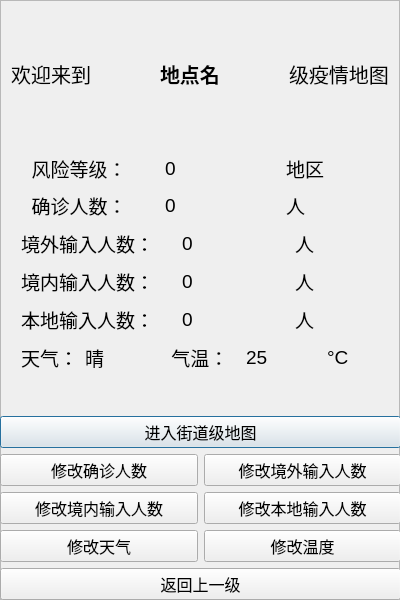
<?xml version="1.0" encoding="UTF-8"?>
<ui version="4.0">
 <class>RegionalAreaInterface</class>
 <widget class="QDialog" name="RegionalAreaInterface">
  <property name="geometry">
   <rect>
    <x>0</x>
    <y>0</y>
    <width>400</width>
    <height>600</height>
   </rect>
  </property>
  <property name="windowTitle">
   <string>疫情地图管理系统</string>
  </property>
  <widget class="QFrame" name="frame">
   <property name="geometry">
    <rect>
     <x>0</x>
     <y>0</y>
     <width>400</width>
     <height>600</height>
    </rect>
   </property>
   <property name="frameShape">
    <enum>QFrame::StyledPanel</enum>
   </property>
   <property name="frameShadow">
    <enum>QFrame::Raised</enum>
   </property>
   <widget class="QWidget" name="layoutWidget">
    <property name="geometry">
     <rect>
      <x>0</x>
      <y>0</y>
      <width>401</width>
      <height>601</height>
     </rect>
    </property>
    <layout class="QVBoxLayout" name="verticalLayout_5" stretch="1,2,1,0,5,1,5">
     <item>
      <spacer name="verticalSpacer_2">
       <property name="orientation">
        <enum>Qt::Vertical</enum>
       </property>
       <property name="sizeHint" stdset="0">
        <size>
         <width>20</width>
         <height>40</height>
        </size>
       </property>
      </spacer>
     </item>
     <item>
      <layout class="QHBoxLayout" name="horizontalLayout_3" stretch="5,4,1">
       <item>
        <widget class="QLabel" name="label_4">
         <property name="font">
          <font>
           <pointsize>15</pointsize>
          </font>
         </property>
         <property name="text">
          <string>  欢迎来到 </string>
         </property>
        </widget>
       </item>
       <item>
        <widget class="QLabel" name="palceNameLabel">
         <property name="font">
          <font>
           <pointsize>15</pointsize>
           <weight>75</weight>
           <bold>true</bold>
          </font>
         </property>
         <property name="text">
          <string>地点名</string>
         </property>
        </widget>
       </item>
       <item>
        <widget class="QLabel" name="label_6">
         <property name="font">
          <font>
           <pointsize>15</pointsize>
          </font>
         </property>
         <property name="text">
          <string>级疫情地图  </string>
         </property>
        </widget>
       </item>
      </layout>
     </item>
     <item>
      <spacer name="verticalSpacer_3">
       <property name="orientation">
        <enum>Qt::Vertical</enum>
       </property>
       <property name="sizeHint" stdset="0">
        <size>
         <width>20</width>
         <height>40</height>
        </size>
       </property>
      </spacer>
     </item>
     <item>
      <layout class="QHBoxLayout" name="horizontalLayout_7">
       <item>
        <widget class="QLabel" name="label_9">
         <property name="font">
          <font>
           <pointsize>14</pointsize>
          </font>
         </property>
         <property name="styleSheet">
          <string notr="true"/>
         </property>
         <property name="text">
          <string>      风险等级：      </string>
         </property>
        </widget>
       </item>
       <item>
        <widget class="QLabel" name="covidLabel">
         <property name="font">
          <font>
           <pointsize>14</pointsize>
          </font>
         </property>
         <property name="text">
          <string>0</string>
         </property>
        </widget>
       </item>
       <item>
        <widget class="QLabel" name="weatherShowLabel_6">
         <property name="font">
          <font>
           <pointsize>14</pointsize>
          </font>
         </property>
         <property name="text">
          <string>地区</string>
         </property>
        </widget>
       </item>
      </layout>
     </item>
     <item>
      <layout class="QVBoxLayout" name="verticalLayout_4">
       <item>
        <layout class="QHBoxLayout" name="horizontalLayout">
         <item>
          <widget class="QLabel" name="label">
           <property name="font">
            <font>
             <pointsize>14</pointsize>
            </font>
           </property>
           <property name="styleSheet">
            <string notr="true"/>
           </property>
           <property name="text">
            <string>      确诊人数：      </string>
           </property>
          </widget>
         </item>
         <item>
          <widget class="QLabel" name="ccShowLabel">
           <property name="font">
            <font>
             <pointsize>14</pointsize>
            </font>
           </property>
           <property name="text">
            <string>0</string>
           </property>
          </widget>
         </item>
         <item>
          <widget class="QLabel" name="weatherShowLabel_2">
           <property name="font">
            <font>
             <pointsize>14</pointsize>
            </font>
           </property>
           <property name="text">
            <string>人</string>
           </property>
          </widget>
         </item>
        </layout>
       </item>
       <item>
        <layout class="QHBoxLayout" name="horizontalLayout_2">
         <item>
          <widget class="QLabel" name="label_2">
           <property name="font">
            <font>
             <pointsize>14</pointsize>
            </font>
           </property>
           <property name="text">
            <string>    境外输入人数：    </string>
           </property>
          </widget>
         </item>
         <item>
          <widget class="QLabel" name="accShowLabel">
           <property name="font">
            <font>
             <pointsize>14</pointsize>
            </font>
           </property>
           <property name="text">
            <string>0</string>
           </property>
          </widget>
         </item>
         <item>
          <widget class="QLabel" name="weatherShowLabel_3">
           <property name="font">
            <font>
             <pointsize>14</pointsize>
            </font>
           </property>
           <property name="text">
            <string>人</string>
           </property>
          </widget>
         </item>
        </layout>
       </item>
       <item>
        <layout class="QHBoxLayout" name="horizontalLayout_4">
         <item>
          <widget class="QLabel" name="label_3">
           <property name="font">
            <font>
             <pointsize>14</pointsize>
            </font>
           </property>
           <property name="text">
            <string>    境内输入人数：    </string>
           </property>
          </widget>
         </item>
         <item>
          <widget class="QLabel" name="iccShowLabel">
           <property name="font">
            <font>
             <pointsize>14</pointsize>
            </font>
           </property>
           <property name="text">
            <string>0</string>
           </property>
          </widget>
         </item>
         <item>
          <widget class="QLabel" name="weatherShowLabel_4">
           <property name="font">
            <font>
             <pointsize>14</pointsize>
            </font>
           </property>
           <property name="text">
            <string>人</string>
           </property>
          </widget>
         </item>
        </layout>
       </item>
       <item>
        <layout class="QHBoxLayout" name="horizontalLayout_5">
         <item>
          <widget class="QLabel" name="label_5">
           <property name="font">
            <font>
             <pointsize>14</pointsize>
            </font>
           </property>
           <property name="text">
            <string>    本地输入人数：    </string>
           </property>
          </widget>
         </item>
         <item>
          <widget class="QLabel" name="lccShowLabel">
           <property name="font">
            <font>
             <pointsize>14</pointsize>
            </font>
           </property>
           <property name="text">
            <string>0</string>
           </property>
          </widget>
         </item>
         <item>
          <widget class="QLabel" name="weatherShowLabel_5">
           <property name="font">
            <font>
             <pointsize>14</pointsize>
            </font>
           </property>
           <property name="text">
            <string>人</string>
           </property>
          </widget>
         </item>
        </layout>
       </item>
       <item>
        <layout class="QHBoxLayout" name="horizontalLayout_6">
         <item>
          <widget class="QLabel" name="label_7">
           <property name="font">
            <font>
             <pointsize>14</pointsize>
            </font>
           </property>
           <property name="text">
            <string>    天气：</string>
           </property>
          </widget>
         </item>
         <item>
          <widget class="QLabel" name="weatherShowLabel">
           <property name="font">
            <font>
             <pointsize>14</pointsize>
            </font>
           </property>
           <property name="text">
            <string>晴</string>
           </property>
          </widget>
         </item>
         <item>
          <widget class="QLabel" name="label_8">
           <property name="font">
            <font>
             <pointsize>14</pointsize>
            </font>
           </property>
           <property name="text">
            <string> 气温：</string>
           </property>
          </widget>
         </item>
         <item>
          <widget class="QLabel" name="tempShowLabel">
           <property name="font">
            <font>
             <pointsize>14</pointsize>
            </font>
           </property>
           <property name="text">
            <string>25</string>
           </property>
          </widget>
         </item>
         <item>
          <widget class="QLabel" name="label_15">
           <property name="font">
            <font>
             <pointsize>14</pointsize>
            </font>
           </property>
           <property name="text">
            <string>°C</string>
           </property>
          </widget>
         </item>
        </layout>
       </item>
      </layout>
     </item>
     <item>
      <spacer name="verticalSpacer_4">
       <property name="orientation">
        <enum>Qt::Vertical</enum>
       </property>
       <property name="sizeHint" stdset="0">
        <size>
         <width>20</width>
         <height>40</height>
        </size>
       </property>
      </spacer>
     </item>
     <item>
      <layout class="QVBoxLayout" name="verticalLayout_3">
       <item>
        <layout class="QVBoxLayout" name="verticalLayout_2">
         <item>
          <widget class="QPushButton" name="EnterStreetButton">
           <property name="font">
            <font>
             <pointsize>12</pointsize>
            </font>
           </property>
           <property name="styleSheet">
            <string notr="true">background-image: url(:/qtsource/cd471739426eb7c0d7d0fdf94570c19d.jpeg);
</string>
           </property>
           <property name="text">
            <string>进入街道级地图</string>
           </property>
          </widget>
         </item>
         <item>
          <layout class="QVBoxLayout" name="verticalLayout">
           <item>
            <layout class="QGridLayout" name="gridLayout">
             <item row="0" column="0">
              <widget class="QPushButton" name="ccButton">
               <property name="font">
                <font>
                 <pointsize>12</pointsize>
                </font>
               </property>
               <property name="styleSheet">
                <string notr="true">background-image: url(:/qtsource/cd471739426eb7c0d7d0fdf94570c19d.jpeg);
</string>
               </property>
               <property name="text">
                <string>修改确诊人数</string>
               </property>
              </widget>
             </item>
             <item row="0" column="1">
              <widget class="QPushButton" name="accButton">
               <property name="font">
                <font>
                 <pointsize>12</pointsize>
                 <weight>50</weight>
                 <bold>false</bold>
                </font>
               </property>
               <property name="styleSheet">
                <string notr="true">background-image: url(:/qtsource/cd471739426eb7c0d7d0fdf94570c19d.jpeg);
</string>
               </property>
               <property name="text">
                <string>修改境外输入人数</string>
               </property>
              </widget>
             </item>
             <item row="1" column="0">
              <widget class="QPushButton" name="iccButton">
               <property name="font">
                <font>
                 <pointsize>12</pointsize>
                </font>
               </property>
               <property name="styleSheet">
                <string notr="true">background-image: url(:/qtsource/cd471739426eb7c0d7d0fdf94570c19d.jpeg);
</string>
               </property>
               <property name="text">
                <string>修改境内输入人数</string>
               </property>
              </widget>
             </item>
             <item row="1" column="1">
              <widget class="QPushButton" name="lccButton">
               <property name="font">
                <font>
                 <pointsize>12</pointsize>
                </font>
               </property>
               <property name="styleSheet">
                <string notr="true">background-image: url(:/qtsource/cd471739426eb7c0d7d0fdf94570c19d.jpeg);
</string>
               </property>
               <property name="text">
                <string>修改本地输入人数</string>
               </property>
              </widget>
             </item>
             <item row="2" column="0">
              <widget class="QPushButton" name="wButton">
               <property name="font">
                <font>
                 <pointsize>12</pointsize>
                </font>
               </property>
               <property name="styleSheet">
                <string notr="true">background-image: url(:/qtsource/cd471739426eb7c0d7d0fdf94570c19d.jpeg);
</string>
               </property>
               <property name="text">
                <string>修改天气</string>
               </property>
              </widget>
             </item>
             <item row="2" column="1">
              <widget class="QPushButton" name="tempButton">
               <property name="font">
                <font>
                 <pointsize>12</pointsize>
                </font>
               </property>
               <property name="styleSheet">
                <string notr="true">background-image: url(:/qtsource/cd471739426eb7c0d7d0fdf94570c19d.jpeg);
</string>
               </property>
               <property name="text">
                <string>修改温度</string>
               </property>
              </widget>
             </item>
            </layout>
           </item>
           <item>
            <widget class="QPushButton" name="exitButton">
             <property name="font">
              <font>
               <pointsize>12</pointsize>
              </font>
             </property>
             <property name="styleSheet">
              <string notr="true">background-image: url(:/qtsource/cd471739426eb7c0d7d0fdf94570c19d.jpeg);
</string>
             </property>
             <property name="text">
              <string>返回上一级</string>
             </property>
            </widget>
           </item>
           <item>
            <spacer name="verticalSpacer">
             <property name="orientation">
              <enum>Qt::Vertical</enum>
             </property>
             <property name="sizeHint" stdset="0">
              <size>
               <width>20</width>
               <height>40</height>
              </size>
             </property>
            </spacer>
           </item>
          </layout>
         </item>
        </layout>
       </item>
      </layout>
     </item>
    </layout>
   </widget>
  </widget>
 </widget>
 <resources/>
 <connections/>
</ui>
